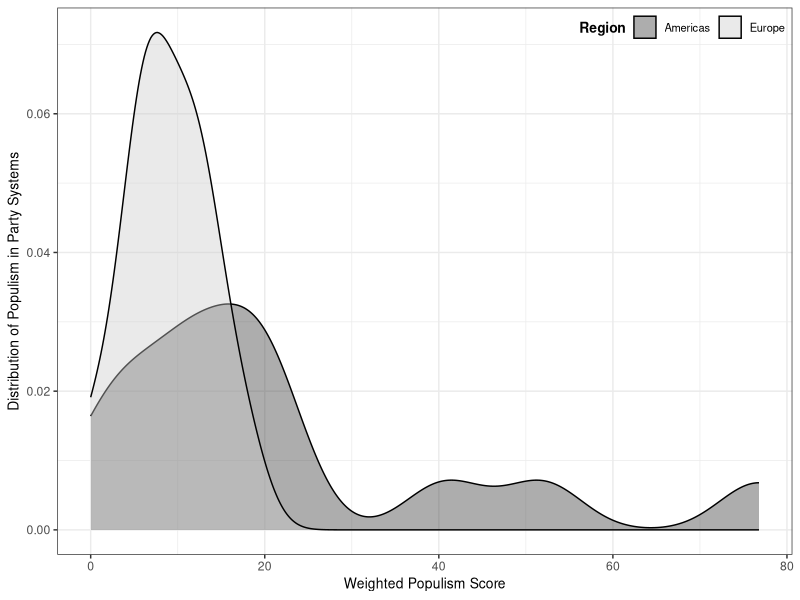
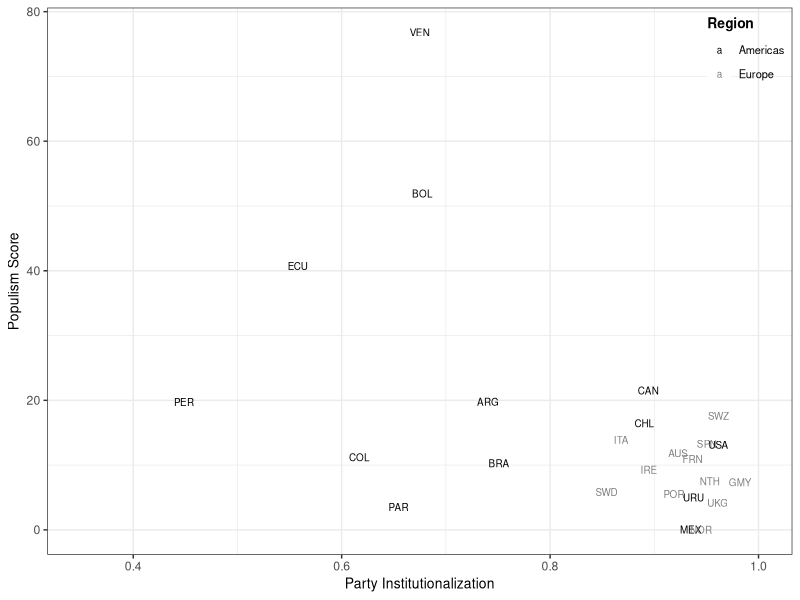
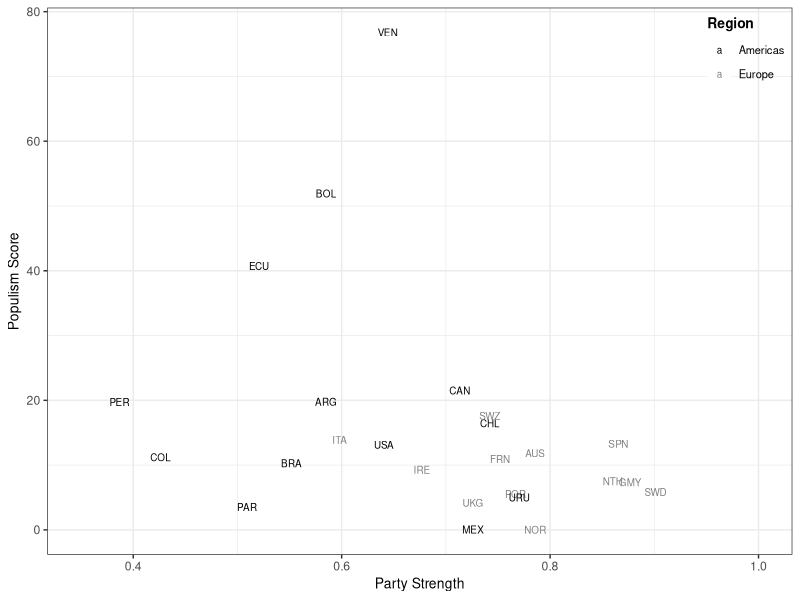
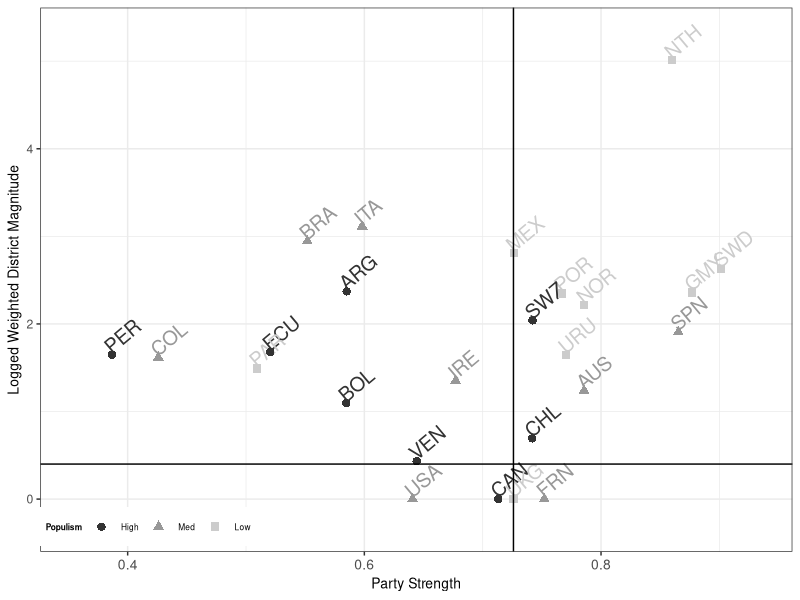
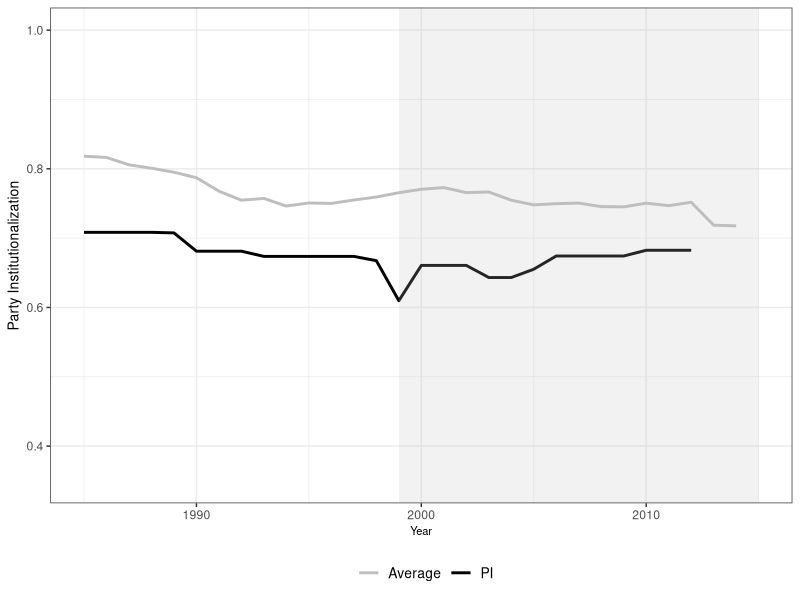
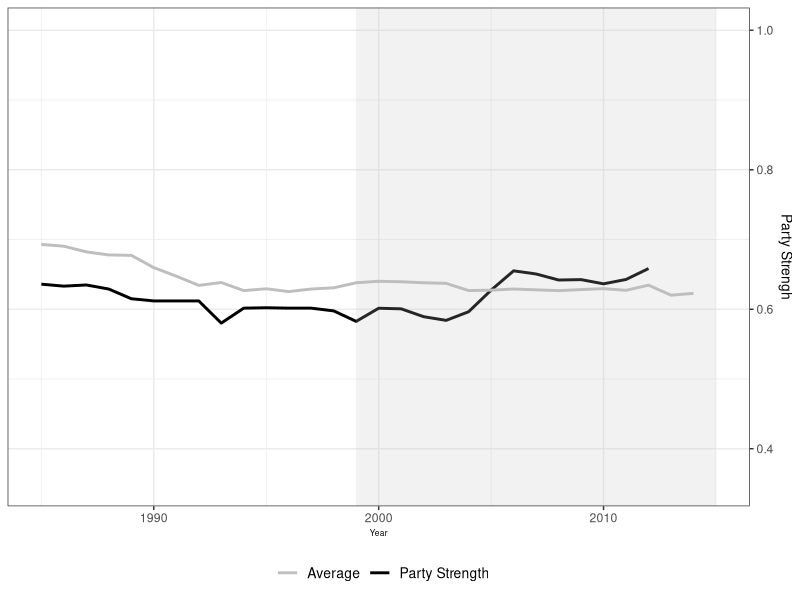
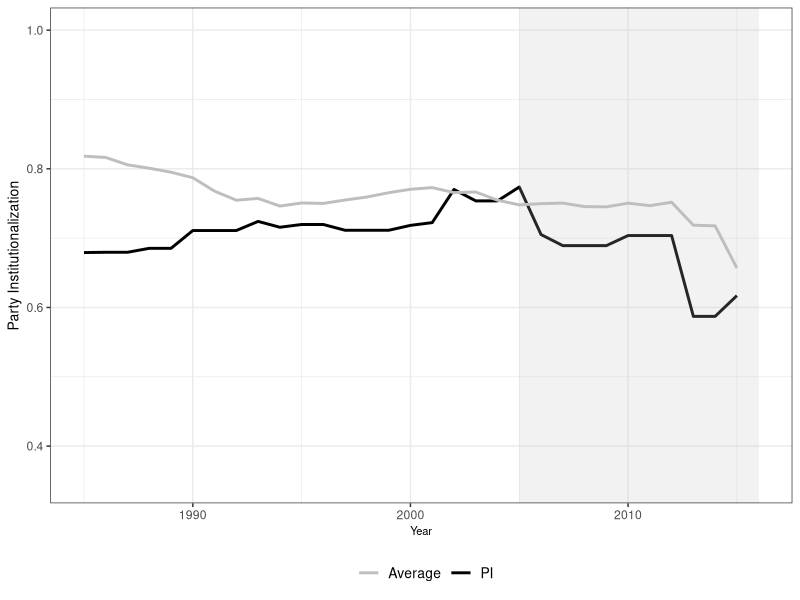
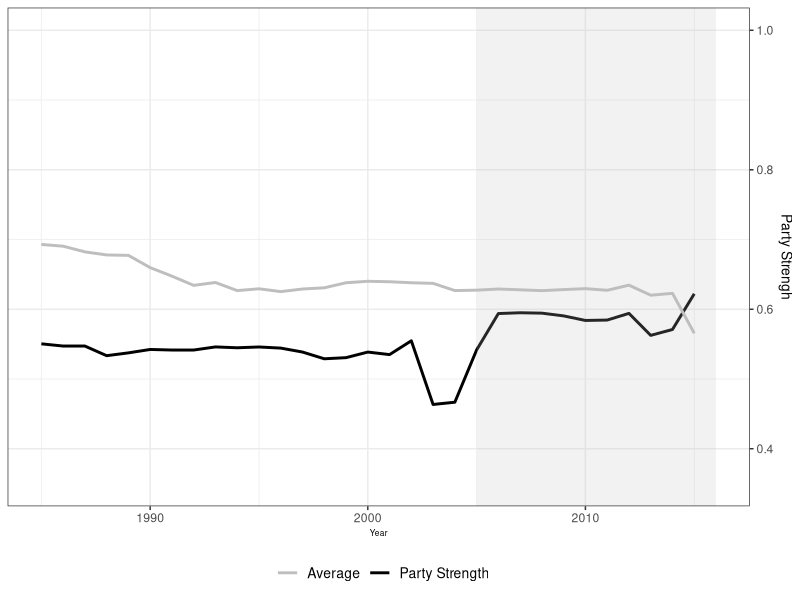

Reproduce these figures in R, in order.
#R version 3.4.2 (2017-09-28)
#Platform: x86_64-w64-mingw32/x64 (64-bit)
#Running under: Windows >= 8 x64 (build 9200)
#tidyverse 1.20
library(tidyverse)
setwd("replication")

#figure 1####
d1 <- read_csv("panel.csv")

ggplot(d1) +
  geom_density(aes(x = score, fill = region), alpha = 0.4) +
  ylab("Distribution of Populism in Party Systems") +
  xlab("Weighted Populism Score") + 
  guides(fill=guide_legend(title= "Region")) +
  theme_bw() +
  scale_fill_grey() +
  theme(legend.position=c(1,1),legend.justification=c(1,1),
        legend.direction="horizontal",
        legend.box="horizontal",
        legend.box.just = c("top"), 
        legend.background = element_rect(fill=alpha('white', 0.0))) +
  theme(legend.text=element_text(size=8), legend.title=element_text(size=10, face = "bold"),
        axis.title.x = element_text(size = 10),
        axis.title.y = element_text(size = 10))

#table 2####
d1 <- read_csv("panel.csv") %>% 
  select(PI = v2xps_party, Strength = normalPS, score, elec_result_major, region) %>% 
  group_by(region) %>% 
  summarize_all(funs(avg = mean)) %>% 
  mutate_if(is.numeric, funs(round(., 2)))

#figure 2####
d1 <- read_csv("panel.csv")

ggplot(d1, aes(x = v2xps_party, y = score, color = region, label = abbr)) +
  geom_text(size = 2.5) +
  theme_bw() +
  ylab("Populism Score") +
  xlab("Party Institutionalization") +
  theme(legend.key.size = unit(.25, "cm")) +
  theme_bw() +
  scale_color_grey(start = 0.0, end = 0.5, name = "Region") +
  theme(legend.position=c(1,1),legend.justification=c(1,1),
        legend.direction="vertical",
        legend.box="horizontal",
        legend.box.just = c("top"), 
        legend.background = element_rect(fill=alpha('white', 0.0))) +
  theme(legend.text=element_text(size=8), legend.title=element_text(size=10, face = "bold"),
        axis.title.x = element_text(size = 10),
        axis.title.y = element_text(size = 10)) +
  xlim(.35, 1)

ggplot(d1, aes(x = normalPS, y = score, color = region, label = abbr)) +
  geom_text(size = 2.5) +
  theme_bw() +
  ylab("Populism Score") +
  xlab("Party Strength") +
  theme(legend.key.size = unit(.25, "cm")) +
  theme_bw() +
  scale_color_grey(start = 0.0, end = 0.5, name = "Region") +
  theme(legend.position=c(1,1),legend.justification=c(1,1),
        legend.direction="vertical",
        legend.box="horizontal",
        legend.box.just = c("top"), 
        legend.background = element_rect(fill=alpha('white', 0.0))) +
  theme(legend.text=element_text(size=8), legend.title=element_text(size=10, face = "bold"),
        axis.title.x = element_text(size = 10),
        axis.title.y = element_text(size = 10)) +
  xlim(.35, 1)

#fig 3#####
d1 <- read_csv("panel.csv") %>% 
  mutate(avemag_bothtiers = ifelse(is.nan(avemag_bothtiers), avemag_lower, avemag_bothtiers)) %>% 
  mutate(lavemag_bothtiers = log(DM)) %>% 
  mutate(invert = lavemag_bothtiers*-1) %>% 
  mutate(invertmag = log(avemag_lower)*-1) %>% 
  mutate(Populism = ntile(score,3), Populism = ifelse(Populism == 1, "Low", ifelse(Populism == 2, "Med", "High"))) %>%
  mutate(Populism = factor(Populism, levels = c("High", "Med", "Low"))) %>% 
  mutate(grid = c(1,2,1,1,4,2,1,1,2,3,1,1,2,2,2,1,1,2,2,2,2,4,2,3,1)) %>% 
  unique() %>% 
  group_by(grid) %>% 
  mutate(avgpop = mean(score))


ggplot(d1, aes(color = Populism)) +
  geom_text(aes(normalPS, lavemag_bothtiers, label = abbr), size=5, angle = 40, hjust=0, vjust=0, show.legend  = F) +
  geom_point(aes(normalPS, lavemag_bothtiers, shape = Populism, label = abbr), size = 2.5) +
  geom_hline(yintercept = 0.4) +
  geom_vline(xintercept = 0.726) +
  theme_bw() + 
  ylab("Logged Weighted District Magnitude") +
  xlab("Party Strength") +
  theme(legend.text=element_text(size=6), legend.title=element_text(size=6, face = "bold"),
        axis.title.x = element_text(size = 10),
        axis.text.x = element_text(size = 10),
        axis.title.y = element_text(size = 10),
        plot.title = element_text(size=10, face = "bold")) +
  theme(legend.justification=c(0.95,0), legend.position=c(0.275,.01), legend.direction="horizontal") +
  scale_color_grey() +
  scale_x_continuous(expand = c(.04, .04)) +
  scale_y_continuous(expand = c(.1, .1)) 

#figure 4#####
dv <- read_csv("time_series.csv") %>% 
  filter(countryname == "Venezuela")

ggplot() +
  geom_line(data = dv, aes(x = year, y = v2xps_party, color = "v2xps_party"), size = 1) +
  geom_line(data = dv, aes(x = year, y = avg_psi, color = "average_PSI"), size = 1) +
  theme_bw() +
  geom_rect(aes(xmin = 1999, xmax = 2015, ymin = -Inf, ymax = Inf), fill = "gray", alpha= 0.2) +
  ylim(0.35,1) +
  xlim(1985, 2015) +
  ylab("Party Institutionalization") +
  xlab("Year") +
  theme(plot.title = element_text(size = 10, lineheight=.8, face="bold"), legend.position = "bottom", legend.title=element_blank()) +
  scale_color_manual(values=c("v2xps_party"="black", "average_PSI" = "gray"), labels = c("Average", "PI"), name = "") +
  theme(legend.text=element_text(size=10), legend.title=element_text(size=10, face = "bold"),
        axis.title.x = element_text(size = 8),
        axis.title.y = element_text(size = 10)) 

ggplot() +
  geom_line(data = dv, aes(x = year, y = normalPS, color = "normalPS"), size = 1) +
  geom_line(data = dv, aes(x = year, y = avg_nps, color = "avg_nps"), size = 1) +
  theme_bw() +
  geom_rect(aes(xmin = 1999, xmax = 2015, ymin = -Inf, ymax = Inf), fill = "gray", alpha= 0.2) +
  scale_y_continuous(limits = c(0.35, 1), position = "right") +
  xlim(1985, 2015) +
  ylab("Party Strengh") +
  xlab("Year") +
  theme(plot.title = element_text(size = 10, lineheight=.8, face="bold"), legend.position = "bottom", legend.title=element_blank()) +
  scale_color_manual(values=c("normalPS"="black", "avg_nps" = "gray"), labels = c("Average", "Party Strength"), name = "") +
  theme(legend.text=element_text(size=10), legend.title=element_text(size=10, face = "bold"),
        axis.title.x = element_text(size = 6),
        axis.title.y = element_text(size = 10)) 

#figure 5#####
db <- read_csv("time_series.csv") %>% 
  filter(countryname == "Bolivia")

ggplot() +
  geom_line(data = db, aes(x = year, y = v2xps_party, color = "v2xps_party"), size = 1) +
  geom_line(data = db, aes(x = year, y = avg_psi, color = "average_PSI"), size = 1) +
  theme_bw() +
  geom_rect(aes(xmin = 2005, xmax = 2016, ymin = -Inf, ymax = Inf), fill = "gray", alpha= 0.2) +
  ylim(0.35,1) +
  xlim(1985, 2016) +
  ylab("Party Institutionalization") +
  xlab("Year") +
  theme(plot.title = element_text(size = 10, lineheight=.8, face="bold"), legend.position = "bottom", legend.title=element_blank()) +
  scale_color_manual(values=c("v2xps_party"="black", "average_PSI" = "gray"), labels = c("Average", "PI"), name = "") +
  theme(legend.text=element_text(size=10), legend.title=element_text(size=10, face = "bold"),
        axis.title.x = element_text(size = 8),
        axis.title.y = element_text(size = 10)) 

ggplot() +
  geom_line(data = db, aes(x = year, y = normalPS, color = "normalPS"), size = 1) +
  geom_line(data = db, aes(x = year, y = avg_nps, color = "avg_nps"), size = 1) +
  theme_bw() +
  geom_rect(aes(xmin = 2005, xmax = 2016, ymin = -Inf, ymax = Inf), fill = "gray", alpha= 0.2) +
  scale_y_continuous(limits = c(0.35, 1), position = "right") +
  xlim(1985, 2016) +
  ylab("Party Strengh") +
  xlab("Year") +
  theme(plot.title = element_text(size = 10, lineheight=.8, face="bold"), legend.position = "bottom", legend.title=element_blank()) +
  scale_color_manual(values=c("normalPS"="black", "avg_nps" = "gray"), labels = c("Average", "Party Strength"), name = "") +
  theme(legend.text=element_text(size=10), legend.title=element_text(size=10, face = "bold"),
        axis.title.x = element_text(size = 6),
        axis.title.y = element_text(size = 10)) 

#fig 6#####
ds <- read_csv("time_series.csv") %>% 
  filter(countryname == "Spain")

ggplot() +
  geom_line(data = ds, aes(x = year, y = v2xps_party, color = "v2xps_party"), size = 1) +
  geom_line(data = ds, aes(x = year, y = avg_psi, color = "average_PSI"), size = 1) +
  theme_bw() +
  geom_rect(aes(xmin = 2014, xmax = 2015, ymin = -Inf, ymax = Inf), fill = "gray", alpha= 0.2) +
  ylim(0.35,1) +
  xlim(1990, 2015) +
  ylab("Party Institutionalization") +
  xlab("Year") +
  theme(plot.title = element_text(size = 10, lineheight=.8, face="bold"), legend.position = "bottom", legend.title=element_blank()) +
  scale_color_manual(values=c("v2xps_party"="black", "average_PSI" = "gray"), labels = c("Average", "PI"), name = "") +
  theme(legend.text=element_text(size=10), legend.title=element_text(size=10, face = "bold"),
        axis.title.x = element_text(size = 8),
        axis.title.y = element_text(size = 10)) 

ggplot() +
  geom_line(data = ds, aes(x = year, y = normalPS, color = "normalPS"), size = 1) +
  geom_line(data = ds, aes(x = year, y = avg_nps, color = "avg_nps"), size = 1) +
  theme_bw() +
  geom_rect(aes(xmin = 2014, xmax = 2015, ymin = -Inf, ymax = Inf), fill = "gray", alpha= 0.2) +
  scale_y_continuous(limits = c(0.35, 1), position = "right") +
  xlim(1990, 2015) +
  ylab("Party Strengh") +
  xlab("Year") +
  theme(plot.title = element_text(size = 10, lineheight=.8, face="bold"), legend.position = "bottom", legend.title=element_blank()) +
  scale_color_manual(values=c("normalPS"="black", "avg_nps" = "gray"), labels = c("Average", "Party Strength"), name = "") +
  theme(legend.text=element_text(size=10), legend.title=element_text(size=10, face = "bold"),
        axis.title.x = element_text(size = 6),
        axis.title.y = element_text(size = 10)) 
#table 3####
d1 <- read_csv("spainvotes.csv") %>% 
  mutate(E2011 = E2011*100, E2015 = E2015*100, E2016 = E2016*100)
#fig 8####
da <- read_csv("time_series.csv") %>% 
  filter(countryname == "Austria")

ggplot() +
  geom_line(data = da, aes(x = year, y = v2xps_party, color = "v2xps_party"), size = 1) +
  geom_line(data = da, aes(x = year, y = avg_psi, color = "average_PSI"), size = 1) +
  theme_bw() +
  geom_rect(aes(xmin = 1986, xmax = 2015, ymin = -Inf, ymax = Inf), fill = "gray", alpha= 0.2) +
  ylim(0.35,1) +
  xlim(1980, 2015) +
  ylab("Party Institutionalization") +
  xlab("Year") +
  theme(plot.title = element_text(size = 10, lineheight=.8, face="bold"), legend.position = "bottom", legend.title=element_blank()) +
  scale_color_manual(values=c("v2xps_party"="black", "average_PSI" = "gray"), labels = c("Average", "PI"), name = "") +
  theme(legend.text=element_text(size=10), legend.title=element_text(size=10, face = "bold"),
        axis.title.x = element_text(size = 8),
        axis.title.y = element_text(size = 10)) 

ggplot() +
  geom_line(data = da, aes(x = year, y = normalPS, color = "normalPS"), size = 1) +
  geom_line(data = da, aes(x = year, y = avg_nps, color = "avg_nps"), size = 1) +
  theme_bw() +
  geom_rect(aes(xmin = 1986, xmax = 2015, ymin = -Inf, ymax = Inf), fill = "gray", alpha= 0.2) +
  scale_y_continuous(limits = c(0.35, 1), position = "right") +
  xlim(1980, 2015) +
  ylab("Party Strengh") +
  xlab("Year") +
  theme(plot.title = element_text(size = 10, lineheight=.8, face="bold"), legend.position = "bottom", legend.title=element_blank()) +
  scale_color_manual(values=c("normalPS"="black", "avg_nps" = "gray"), labels = c("Average", "Party Strength"), name = "") +
  theme(legend.text=element_text(size=10), legend.title=element_text(size=10, face = "bold"),
        axis.title.x = element_text(size = 6),
        axis.title.y = element_text(size = 10)) 

#fig 9####
df <- read_csv("time_series.csv") %>% 
  filter(countryname == "France")

ggplot() +
  geom_line(data = df, aes(x = year, y = v2xps_party, color = "v2xps_party"), size = 1) +
  geom_line(data = df, aes(x = year, y = avg_psi, color = "average_PSI"), size = 1) +
  theme_bw() +
  geom_rect(aes(xmin = 1988, xmax = 2015, ymin = -Inf, ymax = Inf), fill = "gray", alpha= 0.2) +
  ylim(0.35,1) +
  xlim(1980, 2015) +
  ylab("Party Institutionalization") +
  xlab("Year") +
  theme(plot.title = element_text(size = 10, lineheight=.8, face="bold"), legend.position = "bottom", legend.title=element_blank()) +
  scale_color_manual(values=c("v2xps_party"="black", "average_PSI" = "gray"), labels = c("Average", "PI"), name = "") +
  theme(legend.text=element_text(size=10), legend.title=element_text(size=10, face = "bold"),
        axis.title.x = element_text(size = 8),
        axis.title.y = element_text(size = 10)) 

ggplot() +
  geom_line(data = df, aes(x = year, y = normalPS, color = "normalPS"), size = 1) +
  geom_line(data = df, aes(x = year, y = avg_nps, color = "avg_nps"), size = 1) +
  theme_bw() +
  geom_rect(aes(xmin = 1988, xmax = 2015, ymin = -Inf, ymax = Inf), fill = "gray", alpha= 0.2) +
  scale_y_continuous(limits = c(0.35, 1), position = "right") +
  xlim(1980, 2015) +
  ylab("Party Strengh") +
  xlab("Year") +
  theme(plot.title = element_text(size = 10, lineheight=.8, face="bold"), legend.position = "bottom", legend.title=element_blank()) +
  scale_color_manual(values=c("normalPS"="black", "avg_nps" = "gray"), labels = c("Average", "Party Strength"), name = "") +
  theme(legend.text=element_text(size=10), legend.title=element_text(size=10, face = "bold"),
        axis.title.x = element_text(size = 6),
        axis.title.y = element_text(size = 10)) 

#fig 10####
du <- read_csv("time_series.csv") %>% 
  filter(countryname == "United States of America")

ggplot() +
  geom_line(data = du, aes(x = year, y = v2xps_party, color = "v2xps_party"), size = 1) +
  geom_line(data = du, aes(x = year, y = avg_psi, color = "average_PSI"), size = 1) +
  theme_bw() +
  geom_rect(aes(xmin = 2008, xmax = 2015, ymin = -Inf, ymax = Inf), fill = "gray", alpha= 0.2) +
  ylim(0.35,1) +
  xlim(1990, 2015) +
  ylab("Party Institutionalization") +
  xlab("Year") +
  theme(plot.title = element_text(size = 10, lineheight=.8, face="bold"), legend.position = "bottom", legend.title=element_blank()) +
  scale_color_manual(values=c("v2xps_party"="black", "average_PSI" = "gray"), labels = c("Average", "PI"), name = "") +
  theme(legend.text=element_text(size=10), legend.title=element_text(size=10, face = "bold"),
        axis.title.x = element_text(size = 8),
        axis.title.y = element_text(size = 10)) 

ggplot() +
  geom_line(data = du, aes(x = year, y = normalPS, color = "normalPS"), size = 1) +
  geom_line(data = du, aes(x = year, y = avg_nps, color = "avg_nps"), size = 1) +
  theme_bw() +
  geom_rect(aes(xmin = 2008, xmax = 2015, ymin = -Inf, ymax = Inf), fill = "gray", alpha= 0.2) +
  scale_y_continuous(limits = c(0.35, 1), position = "right") +
  xlim(1990, 2015) +
  ylab("Party Strengh") +
  xlab("Year") +
  theme(plot.title = element_text(size = 10, lineheight=.8, face="bold"), legend.position = "bottom", legend.title=element_blank()) +
  scale_color_manual(values=c("normalPS"="black", "avg_nps" = "gray"), labels = c("Average", "Party Strength"), name = "") +
  theme(legend.text=element_text(size=10), legend.title=element_text(size=10, face = "bold"),
        axis.title.x = element_text(size = 6),
        axis.title.y = element_text(size = 10)) 
